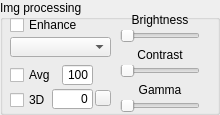
    <widget class="QGroupBox" name="IMG_PROC_STATIC">
     <property name="geometry">
      <rect>
       <x>10</x>
       <y>460</y>
       <width>220</width>
       <height>115</height>
      </rect>
     </property>
     <property name="mouseTracking">
      <bool>false</bool>
     </property>
     <property name="title">
      <string>Img processing</string>
     </property>
     <widget class="QCheckBox" name="IMG_ENHANCE_CHECK">
      <property name="geometry">
       <rect>
        <x>10</x>
        <y>15</y>
        <width>74</width>
        <height>20</height>
       </rect>
      </property>
      <property name="mouseTracking">
       <bool>false</bool>
      </property>
      <property name="text">
       <string>Enhance</string>
      </property>
     </widget>
     <widget class="QComboBox" name="ENHANCE_OPTIONS">
      <property name="geometry">
       <rect>
        <x>10</x>
        <y>37</y>
        <width>101</width>
        <height>20</height>
       </rect>
      </property>
      <property name="mouseTracking">
       <bool>false</bool>
      </property>
     </widget>
     <widget class="QCheckBox" name="FRAME_AVG_CHECK">
      <property name="geometry">
       <rect>
        <x>10</x>
        <y>65</y>
        <width>46</width>
        <height>20</height>
       </rect>
      </property>
      <property name="mouseTracking">
       <bool>false</bool>
      </property>
      <property name="text">
       <string>Avg</string>
      </property>
     </widget>
     <widget class="QCheckBox" name="IMG_3D_CHECK">
      <property name="geometry">
       <rect>
        <x>10</x>
        <y>90</y>
        <width>39</width>
        <height>20</height>
       </rect>
      </property>
      <property name="mouseTracking">
       <bool>false</bool>
      </property>
      <property name="text">
       <string>3D</string>
      </property>
     </widget>
     <widget class="QLineEdit" name="RANGE_THRESH_EDIT">
      <property name="geometry">
       <rect>
        <x>52</x>
        <y>89</y>
        <width>41</width>
        <height>20</height>
       </rect>
      </property>
      <property name="mouseTracking">
       <bool>false</bool>
      </property>
      <property name="focusPolicy">
       <enum>Qt::ClickFocus</enum>
      </property>
      <property name="layoutDirection">
       <enum>Qt::LeftToRight</enum>
      </property>
      <property name="text">
       <string>0</string>
      </property>
      <property name="alignment">
       <set>Qt::AlignRight|Qt::AlignTrailing|Qt::AlignVCenter</set>
      </property>
     </widget>
     <widget class="QSlider" name="CONTRAST_SLIDER">
      <property name="geometry">
       <rect>
        <x>120</x>
        <y>65</y>
        <width>80</width>
        <height>12</height>
       </rect>
      </property>
      <property name="mouseTracking">
       <bool>false</bool>
      </property>
      <property name="sliderPosition">
       <number>0</number>
      </property>
      <property name="orientation">
       <enum>Qt::Horizontal</enum>
      </property>
      <property name="tickPosition">
       <enum>QSlider::NoTicks</enum>
      </property>
      <property name="tickInterval">
       <number>5</number>
      </property>
     </widget>
     <widget class="QSlider" name="BRIGHTNESS_SLIDER">
      <property name="geometry">
       <rect>
        <x>120</x>
        <y>30</y>
        <width>80</width>
        <height>12</height>
       </rect>
      </property>
      <property name="mouseTracking">
       <bool>false</bool>
      </property>
      <property name="sliderPosition">
       <number>0</number>
      </property>
      <property name="orientation">
       <enum>Qt::Horizontal</enum>
      </property>
      <property name="tickPosition">
       <enum>QSlider::NoTicks</enum>
      </property>
      <property name="tickInterval">
       <number>5</number>
      </property>
     </widget>
     <widget class="QLabel" name="BRIGHTNESS_LABEL">
      <property name="geometry">
       <rect>
        <x>120</x>
        <y>13</y>
        <width>80</width>
        <height>14</height>
       </rect>
      </property>
      <property name="mouseTracking">
       <bool>false</bool>
      </property>
      <property name="text">
       <string>Brightness</string>
      </property>
      <property name="alignment">
       <set>Qt::AlignCenter</set>
      </property>
     </widget>
     <widget class="QLabel" name="CONTRAST_LABEL">
      <property name="geometry">
       <rect>
        <x>120</x>
        <y>48</y>
        <width>80</width>
        <height>14</height>
       </rect>
      </property>
      <property name="mouseTracking">
       <bool>false</bool>
      </property>
      <property name="text">
       <string>Contrast</string>
      </property>
      <property name="alignment">
       <set>Qt::AlignCenter</set>
      </property>
     </widget>
     <widget class="QSlider" name="GAMMA_SLIDER">
      <property name="geometry">
       <rect>
        <x>120</x>
        <y>100</y>
        <width>80</width>
        <height>12</height>
       </rect>
      </property>
      <property name="mouseTracking">
       <bool>false</bool>
      </property>
      <property name="sliderPosition">
       <number>0</number>
      </property>
      <property name="orientation">
       <enum>Qt::Horizontal</enum>
      </property>
      <property name="tickPosition">
       <enum>QSlider::NoTicks</enum>
      </property>
      <property name="tickInterval">
       <number>5</number>
      </property>
     </widget>
     <widget class="QLabel" name="GAMMA_LABEL">
      <property name="geometry">
       <rect>
        <x>120</x>
        <y>83</y>
        <width>80</width>
        <height>14</height>
       </rect>
      </property>
      <property name="mouseTracking">
       <bool>false</bool>
      </property>
      <property name="text">
       <string>Gamma</string>
      </property>
      <property name="alignment">
       <set>Qt::AlignCenter</set>
      </property>
     </widget>
     <widget class="QPushButton" name="RESET_3D_BTN">
      <property name="geometry">
       <rect>
        <x>95</x>
        <y>90</y>
        <width>16</width>
        <height>16</height>
       </rect>
      </property>
      <property name="text">
       <string/>
      </property>
     </widget>
     <widget class="QLineEdit" name="AVG_NUM_EDT">
      <property name="geometry">
       <rect>
        <x>62</x>
        <y>65</y>
        <width>31</width>
        <height>20</height>
       </rect>
      </property>
      <property name="text">
       <string>100</string>
      </property>
      <property name="alignment">
       <set>Qt::AlignRight|Qt::AlignTrailing|Qt::AlignVCenter</set>
      </property>
     </widget>
    </widget>
